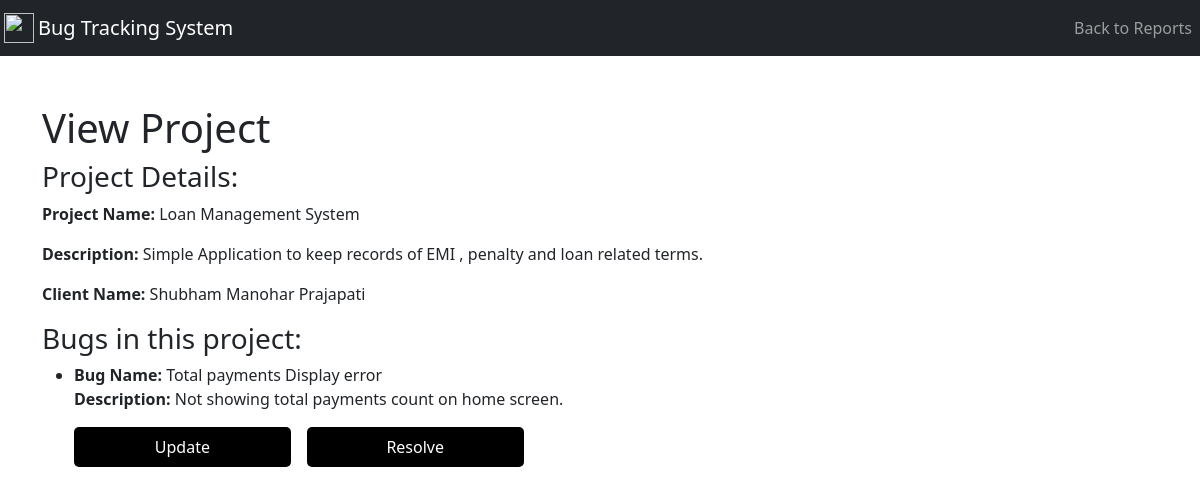
Screenshot of /ViewProject.php?name=Loan+Management+System&id=1 with the database file from the repository.
### tables this page shows
CREATE TABLE `projects` (
  `id` int(11) NOT NULL,
  `project_name` varchar(255) NOT NULL,
  `submission_date` varchar(50) NOT NULL,
  `client_name` varchar(255) NOT NULL,
  `client_address` varchar(255) NOT NULL,
  `client_number` varchar(20) NOT NULL,
  `project_lead` varchar(255) NOT NULL,
  `description` varchar(255) NOT NULL
);

CREATE TABLE `bugs` (
  `id` int(11) NOT NULL,
  `bug_name` varchar(255) NOT NULL,
  `project_name` varchar(255) NOT NULL,
  `bug_date` varchar(20) NOT NULL,
  `description` varchar(255) NOT NULL
);

### ViewProject.php (the view, shortened to what this page needs)
<!DOCTYPE html>
<html lang="en">
<head>
    <link href="https://cdn.jsdelivr.net/npm/bootstrap@5.2.3/dist/css/bootstrap.min.css" rel="stylesheet"
>
    <link rel="stylesheet" href="https://cdnjs.cloudflare.com/ajax/libs/font-awesome/6.4.0/css/all.min.css"
 />
</head>
<body>
    <nav class="navbar navbar-expand-md navbar-dark bg-dark">
        <a href="#" class="navbar-brand h1 mx-1 mb-0 p-0">
            <img src="https://getbootstrap.com/docs/4.0/assets/brand/bootstrap-solid.svg" width="30" height="30" alt="">
        </a>
        <a class="navbar-brand" href="#">Bug Tracking System</a>
        <div class="collapse navbar-collapse" id="navbarNav">
            <ul class="navbar-nav ms-auto">
                <li class="nav-item">
                    <a class="nav-link" href="reports.php">Back to Reports</a>
                </li>
            </ul>
        </div>
    </nav>
    <div class="container mt-5">
        <h1>View Project</h1>
        <?php
        if (isset($_GET['id']) && isset($_GET['name'])) {
            $projectId = $_GET['id'];
            $projectName = $_GET['name'];
            $servername = "localhost";
            $username = "root";
            $password = "";
            $dbname = "bugtrackingsystem";
            $conn = new mysqli($servername, $username, $password, $dbname);
            $projectId = $conn->real_escape_string($projectId);
            $projectStmt = $conn->prepare("SELECT project_name, description, client_name
                                            FROM projects
                                            WHERE id = ?");
            $projectStmt->bind_param("i", $projectId);
            $projectStmt->execute();
            $projectResult = $projectStmt->get_result();
            if ($projectResult) {
                if ($projectResult->num_rows > 0) {
                    $projectRow = $projectResult->fetch_assoc();
                    echo "<h3>Project Details:</h3>";
                    echo "<p><strong>Project Name:</strong> " . $projectRow["project_name"] . "</p>";
                    echo "<p><strong>Description:</strong> " . $projectRow["description"] . "</p>";
                    echo "<p><strong>Client Name:</strong> " . $projectRow["client_name"] . "</p>";
                    $bugStmt = $conn->prepare("SELECT id, bug_name, description FROM bugs WHERE project_name = ?");
                    $bugStmt->bind_param("s", $projectName);
                    $bugStmt->execute();
                    $bugResult = $bugStmt->get_result();
                    if ($bugResult) {
                        if ($bugResult->num_rows > 0) {
                            echo '<h3>Bugs in this project:</h3>';
                            echo '<ul>';
                            while ($bugRow = $bugResult->fetch_assoc()) {
                                echo '<li>';
                                echo '<strong>Bug Name:</strong> ' . $bugRow["bug_name"] . '<br>';
                                echo '<strong>Description:</strong> ' . $bugRow["description"] . '<br>';
                                echo '<a href="UpdateBug.php?id=' . $bugRow["id"] . '&name=' . urlencode($bugRow["bug_name"]) . '">'
                                    . '<button type="submit" class="btn1 my-3 mb-5">Update</button>'
                                    . '</a>';
                                echo '<a href="ResolveBug.php?id=' . $bugRow["id"] . '&name=' . urlencode($bugRow["bug_name"]) . '">'
                                    . '<button type="submit" class="btn1 mx-3 my-3 mb-2">Resolve</button>'
                                    . '</a>';
                                echo '</li>';
                            }
                            echo '</ul>';
                        } else {
                            echo '<p>No bugs found for this project.</p>';
                        }
                    } else {
                        echo '<p>Query error: ' . $conn->error . '</p>';
                    }
                } else {
                    echo '<p>Query error: Project ID not found.</p>';
                }
            } else {
                echo '<p>Query error: ' . $conn->error . '</p>';
            }
        } else {
            echo '<p>Invalid project ID.</p>';
        }
        ?>
    </div>
</body>
</html>

### ViewProject.php (style rules this page uses)
.btn1 { border: none; outline: none; height: 40px; width: 20%; background-color: black; color: white; border-radius: 5px; }

### rows the page displays
projects: project_name "Loan Management System", description "Simple Application to keep records of EMI , penalty and loan related terms.", client_name "Shubham Manohar Prajapati"
bugs: bug_name "Total payments Display error", description "Not showing total payments count on home screen."
